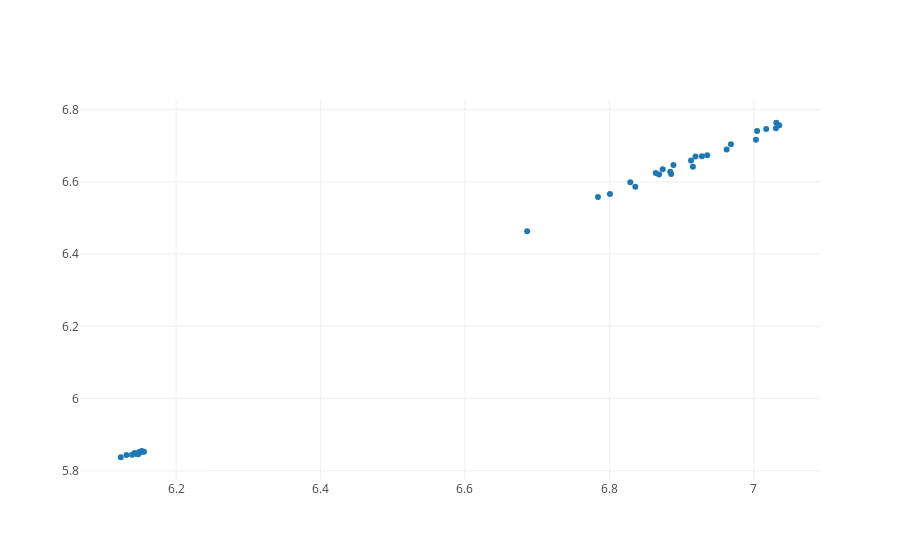

This figure's notebook cell:
### Code cell
trace = go.Scatter(
    x = b['test'],
    y = b['val'],
    text='F-'+b['full'].astype(str) + 'D-' + b['drop'].astype(str) + '-L' + b['lag'].astype(str), 
    mode = 'markers'
)
py.iplot([trace], filename='basic-scatter')
